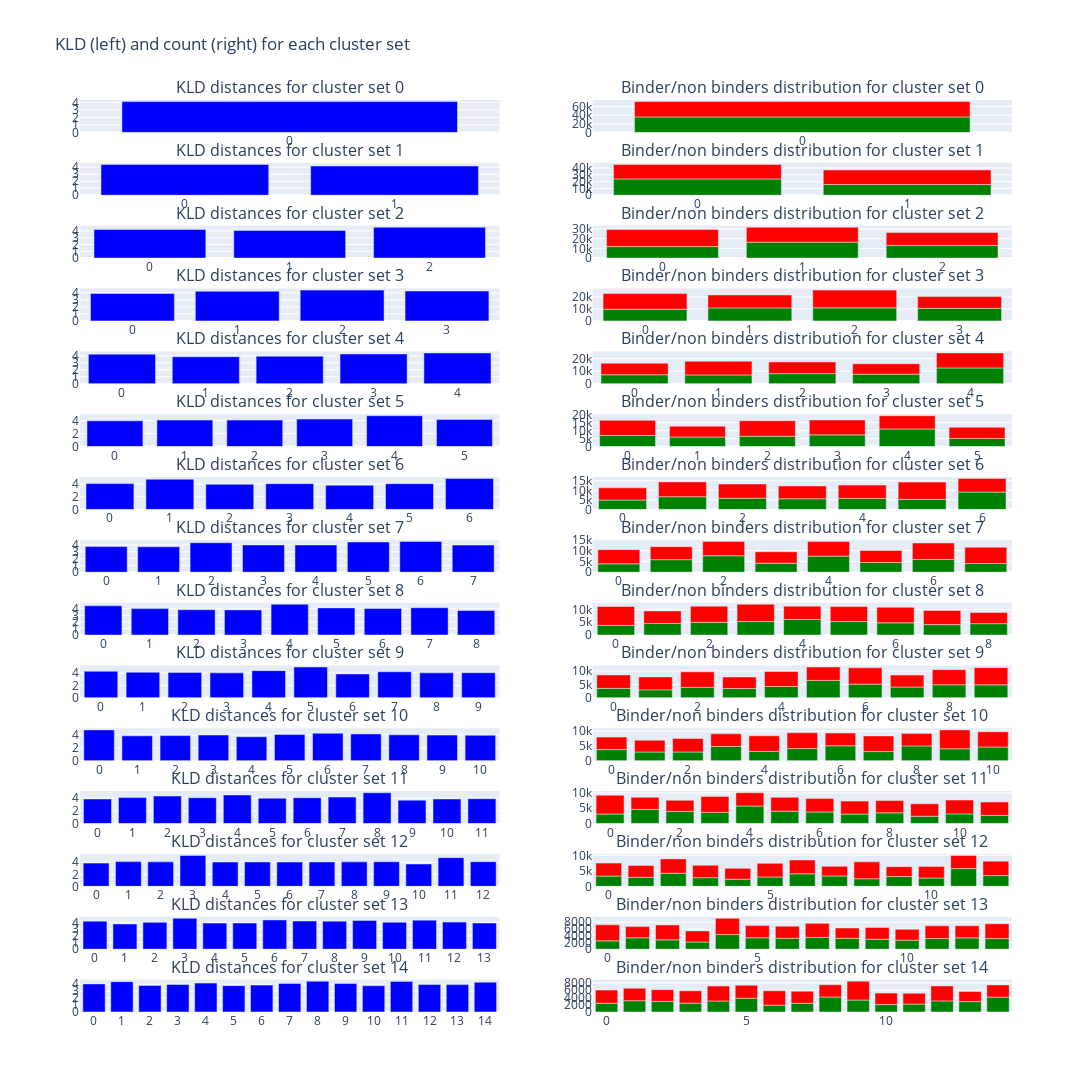

Notebook code cell kept with this figure:
### Code cell
# visualize a specific set of cluster mean 
titles_list = [
        [f"KLD distances for cluster set {i+1}", f"Binder/non binders distribution for cluster set {i+1}"]
        for i in range(15)
    ]
def flatten(l):
    return [item for sublist in l for item in sublist]

#number of peptides per cluster:
fig = make_subplots(
    rows=15,
    cols=2,
    start_cell="top-left",
    subplot_titles = flatten(titles_list)
)
fig.update_layout(
    height=3000,
    width=1600,
    title_text="KLD (left) and count (right) for each cluster set",
    showlegend=False,
)

for i in range(15):
    # First col:
    fig.add_trace(
        go.Bar(
            x=list(cluster_set_cluster_kld[i].keys()), 
            y=list(cluster_set_cluster_kld[i].values()),
            marker_color="blue"
            # title=f"KLD distance for each cluster in cluster set {i}",
            # labels = {
            #     "y": "KLD",
            #     "x": "cluster"
            # }
        ),
        row=i+1, col=1,
    )
    df_grouped_clusters = df.groupby([f"cluster_set_{i+1}", "binder"], as_index=False).size()

    # Second col (with stacked binders and non binders)
    fig.add_trace( # binders
        go.Bar(
            x=list(range(i+1)), 
            y=df_grouped_clusters.loc[df_grouped_clusters["binder"] == True]["size"],
            offsetgroup=0,
            marker_color="green"
        ),
        row=i+1, col=2
    )

    fig.add_trace( # non binders
        go.Bar(
            x=list(range(i+1)), 
            y=df_grouped_clusters.loc[df_grouped_clusters["binder"] == False]["size"],
            offsetgroup=0,
            base=df_grouped_clusters.loc[df_grouped_clusters["binder"] == True]["size"],
            marker_color="red"
        ),
        row=i+1, col=2
    )
fig.show()

### Figure 1 — Plotly figure (JSON) as saved in the notebook; plotly's stock layout.template omitted (floating-point values rounded to 4 significant figures)
{"data": [{"marker": {"color": "blue"}, "type": "bar", "x": ["0"], "xaxis": "x", "y": [4.12], "yaxis": "y"}, {"marker": {"color": "green"}, "offsetgroup": "0", "type": "bar", "x": [0], "xaxis": "x2", "y": [35905], "yaxis": "y2"}, {"base": [35905], "marker": {"color": "red"}, "offsetgroup": "0", "type": "bar", "x": [0], "xaxis": "x2", "y": [35364], "yaxis": "y2"}, {"marker": {"color": "blue"}, "type": "bar", "x": ["0", "1"], "xaxis": "x3", "y": [4.394, 4.178], "yaxis": "y3"}, {"marker": {"color": "green"}, "offsetgroup": "0", "type": "bar", "x": [0, 1], "xaxis": "x4", "y": [24012, 15768], "yaxis": "y4"}, {"base": [24012, 15768], "marker": {"color": "red"}, "offsetgroup": "0", "type": "bar", "x": [0, 1], "xaxis": "x4", "y": [21231, 21349], "yaxis": "y4"}, {"marker": {"color": "blue"}, "type": "bar", "x": ["0", "1", "2"], "xaxis": "x5", "y": [4.224, 4.085, 4.552], "yaxis": "y5"}, {"marker": {"color": "green"}, "offsetgroup": "0", "type": "bar", "x": [0, 1, 2], "xaxis": "x6", "y": [11863, 16419, 13025], "yaxis": "y6"}, {"base": [11863, 16419, 13025], "marker": {"color": "red"}, "offsetgroup": "0", "type": "bar", "x": [0, 1, 2], "xaxis": "x6", "y": [17546, 15348, 13403], "yaxis": "y6"}, {"marker": {"color": "blue"}, "type": "bar", "x": ["0", "1", "2", "3"], "xaxis": "x7", "y": [3.908, 4.232, 4.395, 4.258], "yaxis": "y7"}, {"marker": {"color": "green"}, "offsetgroup": "0", "type": "bar", "x": [0, 1, 2, 3], "xaxis": "x8", "y": [9731, 10874, 10914, 10500], "yaxis": "y8"}, {"base": [9731, 10874, 10914, 10500], "marker": {"color": "red"}, "offsetgroup": "0", "type": "bar", "x": [0, 1, 2, 3], "xaxis": "x8", "y": [13107, 10808, 14819, 9813], "yaxis": "y8"}, {"marker": {"color": "blue"}, "type": "bar", "x": ["0", "1", "2", "3", "4"], "xaxis": "x9", "y": [4.244, 3.871, 3.953, 4.266, 4.417], "yaxis": "y9"}, {"marker": {"color": "green"}, "offsetgroup": "0", "type": "bar", "x": [0, 1, 2, 3, 4], "xaxis": "x10", "y": [7153, 7039, 8045, 7624, 12608], "yaxis": "y10"}, {"base": [7153, 7039, 8045, 7624, 12608], "marker": {"color": "red"}, "offsetgroup": "0", "type": "bar", "x": [0, 1, 2, 3, 4], "xaxis": "x10", "y": [9219, 10900, 9351, 8310, 11945], "yaxis": "y10"}, {"marker": {"color": "blue"}, "type": "bar", "x": ["0", "1", "2", "3", "4", "5"], "xaxis": "x11", "y": [3.979, 4.1, 4.087, 4.243, 4.762, 4.2], "yaxis": "y11"}, {"marker": {"color": "green"}, "offsetgroup": "0", "type": "bar", "x": [0, 1, 2, 3, 4, 5], "xaxis": "x12", "y": [6940, 5982, 6450, 7342, 11044, 5093], "yaxis": "y12"}, {"base": [6940, 5982, 6450, 7342, 11044, 5093], "marker": {"color": "red"}, "offsetgroup": "0", "type": "bar", "x": [0, 1, 2, 3, 4, 5], "xaxis": "x12", "y": [9531, 6828, 9749, 9368, 8303, 6997], "yaxis": "y12"}, {"marker": {"color": "blue"}, "type": "bar", "x": ["0", "1", "2", "3", "4", "5", "6"], "xaxis": "x13", "y": [4.088, 4.784, 3.986, 4.084, 3.83, 4.079, 4.883], "yaxis": "y13"}, {"marker": {"color": "green"}, "offsetgroup": "0", "type": "bar", "x": [0, 1, 2, 3, 4, 5, 6], "xaxis": "x14", "y": [4893, 6635, 5863, 5570, 5730, 5259, 9084], "yaxis": "y14"}, {"base": [4893, 6635, 5863, 5570, 5730, 5259, 9084], "marker": {"color": "red"}, "offsetgroup": "0", "type": "bar", "x": [0, 1, 2, 3, 4, 5, 6], "xaxis": "x14", "y": [6384, 7765, 7405, 6726, 7003, 9037, 7057], "yaxis": "y14"}, {"marker": {"color": "blue"}, "type": "bar", "x": ["0", "1", "2", "3", "4", "5", "6", "7"], "xaxis": "x15", "y": [3.765, 3.737, 4.332, 4.016, 4.009, 4.443, 4.529, 3.995], "yaxis": "y15"}, {"marker": {"color": "green"}, "offsetgroup": "0", "type": "bar", "x": [0, 1, 2, 3, 4, 5, 6, 7], "xaxis": "x16", "y": [3882, 5812, 7595, 4160, 7439, 4495, 5873, 4022], "yaxis": "y16"}, {"base": [3882, 5812, 7595, 4160, 7439, 4495, 5873, 4022], "marker": {"color": "red"}, "offsetgroup": "0", "type": "bar", "x": [0, 1, 2, 3, 4, 5, 6, 7], "xaxis": "x16", "y": [6572, 6002, 6661, 5313, 6735, 5576, 7656, 7493], "yaxis": "y16"}, {"marker": {"color": "blue"}, "type": "bar", "x": ["0", "1", "2", "3", "4", "5", "6", "7", "8"], "xaxis": "x17", "y": [4.446, 4.015, 3.851, 3.822, 4.683, 4.124, 4.029, 4.155, 3.722], "yaxis": "y17"}, {"marker": {"color": "green"}, "offsetgroup": "0", "type": "bar", "x": [0, 1, 2, 3, 4, 5, 6, 7, 8], "xaxis": "x18", "y": [3784, 4526, 4998, 5292, 6117, 5297, 4794, 4084, 4463], "yaxis": "y18"}, {"base": [3784, 4526, 4998, 5292, 6117, 5297, 4794, 4084, 4463], "marker": {"color": "red"}, "offsetgroup": "0", "type": "bar", "x": [0, 1, 2, 3, 4, 5, 6, 7, 8], "xaxis": "x18", "y": [7413, 4904, 6311, 6783, 5201, 5863, 6094, 5547, 4368], "yaxis": "y18"}, {"marker": {"color": "blue"}, "type": "bar", "x": ["0", "1", "2", "3", "4", "5", "6", "7", "8", "9"], "xaxis": "x19", "y": [4.292, 4.125, 4.1, 4.029, 4.387, 4.964, 3.854, 4.206, 4.031, 4.064], "yaxis": "y19"}, {"marker": {"color": "green"}, "offsetgroup": "0", "type": "bar", "x": [0, 1, 2, 3, 4, 5, 6, 7, 8, 9], "xaxis": "x20", "y": [3532, 2962, 3892, 3469, 4228, 6490, 5102, 4039, 4878, 4836], "yaxis": "y20"}, {"base": [3532, 2962, 3892, 3469, 4228, 6490, 5102, 4039, 4878, 4836], "marker": {"color": "red"}, "offsetgroup": "0", "type": "bar", "x": [0, 1, 2, 3, 4, 5, 6, 7, 8, 9], "xaxis": "x20", "y": [4992, 4833, 5766, 4283, 5549, 4956, 6047, 4419, 5599, 6394], "yaxis": "y20"}, {"marker": {"color": "blue"}, "type": "bar", "x": ["0", "1", "2", "3", "4", "5", "6", "7", "8", "9", "10"], "xaxis": "x21", "y": [4.788, 3.864, 3.901, 3.989, 3.73, 4.085, 4.268, 4.167, 4.018, 3.979, 3.961], "yaxis": "y21"}, {"marker": {"color": "green"}, "offsetgroup": "0", "type": "bar", "x": [0, 1, 2, 3, 4, 5, 6, 7, 8, 9, 10], "xaxis": "x22", "y": [3763, 2941, 2949, 4803, 3156, 4095, 5033, 3091, 4982, 4038, 4641], "yaxis": "y22"}, {"base": [3763, 2941, 2949, 4803, 3156, 4095, 5033, 3091, 4982, 4038, 4641], "marker": {"color": "red"}, "offsetgroup": "0", "type": "bar", "x": [0, 1, 2, 3, 4, 5, 6, 7, 8, 9, 10], "xaxis": "x22", "y": [4223, 3990, 4550, 4295, 5274, 5343, 4325, 5295, 4257, 6385, 5149], "yaxis": "y22"}, {"marker": {"color": "blue"}, "type": "bar", "x": ["0", "1", "2", "3", "4", "5", "6", "7", "8", "9", "10", "11"], "xaxis": "x23", "y": [3.873, 4.098, 4.342, 4.078, 4.506, 4.01, 4.074, 4.172, 4.867, 3.694, 3.874, 3.918], "yaxis": "y23"}, {"marker": {"color": "green"}, "offsetgroup": "0", "type": "bar", "x": [0, 1, 2, 3, 4, 5, 6, 7, 8, 9, 10, 11], "xaxis": "x24", "y": [3105, 4616, 3936, 3633, 5711, 4035, 3772, 3067, 3484, 2385, 3138, 2657], "yaxis": "y24"}, {"base": [3105, 4616, 3936, 3633, 5711, 4035, 3772, 3067, 3484, 2385, 3138, 2657], "marker": {"color": "red"}, "offsetgroup": "0", "type": "bar", "x": [0, 1, 2, 3, 4, 5, 6, 7, 8, 9, 10, 11], "xaxis": "x24", "y": [6121, 3932, 3621, 5203, 4335, 4502, 4365, 4236, 4042, 4050, 4502, 4357], "yaxis": "y24"}, {"marker": {"color": "blue"}, "type": "bar", "x": ["0", "1", "2", "3", "4", "5", "6", "7", "8", "9", "10", "11", "12"], "xaxis": "x25", "y": [3.861, 4.111, 4.07, 5.119, 4.04, 4.058, 4.037, 4.056, 4.07, 4.093, 3.712, 4.764, 4.099], "yaxis": "y25"}, {"marker": {"color": "green"}, "offsetgroup": "0", "type": "bar", "x": [0, 1, 2, 3, 4, 5, 6, 7, 8, 9, 10, 11, 12], "xaxis": "x26", "y": [3343, 2908, 4242, 2813, 2300, 3030, 4055, 3365, 2457, 3165, 2688, 5738, 3485], "yaxis": "y26"}, {"base": [3343, 2908, 4242, 2813, 2300, 3030, 4055, 3365, 2457, 3165, 2688, 5738, 3485], "marker": {"color": "red"}, "offsetgroup": "0", "type": "bar", "x": [0, 1, 2, 3, 4, 5, 6, 7, 8, 9, 10, 11, 12], "xaxis": "x26", "y": [4179, 3829, 4645, 4019, 3521, 4437, 4484, 3105, 5464, 3209, 3700, 4233, 4664], "yaxis": "y26"}, {"marker": {"color": "blue"}, "type": "bar", "x": ["0", "1", "2", "3", "4", "5", "6", "7", "8", "9", "10", "11", "12", "13"], "xaxis": "x27", "y": [4.186, 3.76, 4.006, 4.6, 3.891, 3.906, 4.365, 4.203, 4.183, 4.288, 4.019, 4.335, 4.043, 3.902], "yaxis": "y27"}, {"marker": {"color": "green"}, "offsetgroup": "0", "type": "bar", "x": [0, 1, 2, 3, 4, 5, 6, 7, 8, 9, 10, 11, 12, 13], "xaxis": "x28", "y": [2468, 3369, 2767, 2127, 4340, 3370, 3226, 3500, 3220, 2938, 2661, 3158, 3362, 3141], "yaxis": "y28"}, {"base": [2468, 3369, 2767, 2127, 4340, 3370, 3226, 3500, 3220, 2938, 2661, 3158, 3362, 3141], "marker": {"color": "red"}, "offsetgroup": "0", "type": "bar", "x": [0, 1, 2, 3, 4, 5, 6, 7, 8, 9, 10, 11, 12, 13], "xaxis": "x28", "y": [4755, 3324, 4414, 3301, 4801, 3622, 3594, 4161, 3055, 3500, 3228, 3761, 3594, 4407], "yaxis": "y28"}, {"marker": {"color": "blue"}, "type": "bar", "x": ["0", "1", "2", "3", "4", "5", "6", "7", "8", "9", "10", "11", "12", "13", "14"], "xaxis": "x29", "y": [4.053, 4.38, 3.827, 3.977, 4.169, 3.805, 3.879, 4.129, 4.446, 4.104, 3.79, 4.419, 3.962, 3.953, 4.305], "yaxis": "y29"}, {"marker": {"color": "green"}, "offsetgroup": "0", "type": "bar", "x": [0, 1, 2, 3, 4, 5, 6, 7, 8, 9, 10, 11, 12, 13, 14], "xaxis": "x30", "y": [2402, 3116, 2906, 2450, 3034, 3804, 1885, 2400, 4131, 3289, 2037, 2183, 3059, 2873, 4097], "yaxis": "y30"}, {"base": [2402, 3116, 2906, 2450, 3034, 3804, 1885, 2400, 4131, 3289, 2037, 2183, 3059, 2873, 4097], "marker": {"color": "red"}, "offsetgroup": "0", "type": "bar", "x": [0, 1, 2, 3, 4, 5, 6, 7, 8, 9, 10, 11, 12, 13, 14], "xaxis": "x30", "y": [3647, 3431, 3244, 3378, 4111, 3558, 3960, 3326, 3397, 5194, 3178, 2995, 4130, 2791, 3350], "yaxis": "y30"}], "layout": {"annotations": [{"font": {"size": 16}, "showarrow": false, "text": "KLD distances for cluster set 0", "x": 0.225, "xanchor": "center", "xref": "paper", "y": 1, "yanchor": "bottom", "yref": "paper"}, {"font": {"size": 16}, "showarrow": false, "text": "Binder/non binders distribution for cluster set 0", "x": 0.775, "xanchor": "center", "xref": "paper", "y": 1, "yanchor": "bottom", "yref": "paper"}, {"font": {"size": 16}, "showarrow": false, "text": "KLD distances for cluster set 1", "x": 0.225, "xanchor": "center", "xref": "paper", "y": 0.9311, "yanchor": "bottom", "yref": "paper"}, {"font": {"size": 16}, "showarrow": false, "text": "Binder/non binders distribution for cluster set 1", "x": 0.775, "xanchor": "center", "xref": "paper", "y": 0.9311, "yanchor": "bottom", "yref": "paper"}, {"font": {"size": 16}, "showarrow": false, "text": "KLD distances for cluster set 2", "x": 0.225, "xanchor": "center", "xref": "paper", "y": 0.8622, "yanchor": "bottom", "yref": "paper"}, {"font": {"size": 16}, "showarrow": false, "text": "Binder/non binders distribution for cluster set 2", "x": 0.775, "xanchor": "center", "xref": "paper", "y": 0.8622, "yanchor": "bottom", "yref": "paper"}, {"font": {"size": 16}, "showarrow": false, "text": "KLD distances for cluster set 3", "x": 0.225, "xanchor": "center", "xref": "paper", "y": 0.7933, "yanchor": "bottom", "yref": "paper"}, {"font": {"size": 16}, "showarrow": false, "text": "Binder/non binders distribution for cluster set 3", "x": 0.775, "xanchor": "center", "xref": "paper", "y": 0.7933, "yanchor": "bottom", "yref": "paper"}, {"font": {"size": 16}, "showarrow": false, "text": "KLD distances for cluster set 4", "x": 0.225, "xanchor": "center", "xref": "paper", "y": 0.7244, "yanchor": "bottom", "yref": "paper"}, {"font": {"size": 16}, "showarrow": false, "text": "Binder/non binders distribution for cluster set 4", "x": 0.775, "xanchor": "center", "xref": "paper", "y": 0.7244, "yanchor": "bottom", "yref": "paper"}, {"font": {"size": 16}, "showarrow": false, "text": "KLD distances for cluster set 5", "x": 0.225, "xanchor": "center", "xref": "paper", "y": 0.6556, "yanchor": "bottom", "yref": "paper"}, {"font": {"size": 16}, "showarrow": false, "text": "Binder/non binders distribution for cluster set 5", "x": 0.775, "xanchor": "center", "xref": "paper", "y": 0.6556, "yanchor": "bottom", "yref": "paper"}, {"font": {"size": 16}, "showarrow": false, "text": "KLD distances for cluster set 6", "x": 0.225, "xanchor": "center", "xref": "paper", "y": 0.5867, "yanchor": "bottom", "yref": "paper"}, {"font": {"size": 16}, "showarrow": false, "text": "Binder/non binders distribution for cluster set 6", "x": 0.775, "xanchor": "center", "xref": "paper", "y": 0.5867, "yanchor": "bottom", "yref": "paper"}, {"font": {"size": 16}, "showarrow": false, "text": "KLD distances for cluster set 7", "x": 0.225, "xanchor": "center", "xref": "paper", "y": 0.5178, "yanchor": "bottom", "yref": "paper"}, {"font": {"size": 16}, "showarrow": false, "text": "Binder/non binders distribution for cluster set 7", "x": 0.775, "xanchor": "center", "xref": "paper", "y": 0.5178, "yanchor": "bottom", "yref": "paper"}, {"font": {"size": 16}, "showarrow": false, "text": "KLD distances for cluster set 8", "x": 0.225, "xanchor": "center", "xref": "paper", "y": 0.4489, "yanchor": "bottom", "yref": "paper"}, {"font": {"size": 16}, "showarrow": false, "text": "Binder/non binders distribution for cluster set 8", "x": 0.775, "xanchor": "center", "xref": "paper", "y": 0.4489, "yanchor": "bottom", "yref": "paper"}, {"font": {"size": 16}, "showarrow": false, "text": "KLD distances for cluster set 9", "x": 0.225, "xanchor": "center", "xref": "paper", "y": 0.38, "yanchor": "bottom", "yref": "paper"}, {"font": {"size": 16}, "showarrow": false, "text": "Binder/non binders distribution for cluster set 9", "x": 0.775, "xanchor": "center", "xref": "paper", "y": 0.38, "yanchor": "bottom", "yref": "paper"}, {"font": {"size": 16}, "showarrow": false, "text": "KLD distances for cluster set 10", "x": 0.225, "xanchor": "center", "xref": "paper", "y": 0.3111, "yanchor": "bottom", "yref": "paper"}, {"font": {"size": 16}, "showarrow": false, "text": "Binder/non binders distribution for cluster set 10", "x": 0.775, "xanchor": "center", "xref": "paper", "y": 0.3111, "yanchor": "bottom", "yref": "paper"}, {"font": {"size": 16}, "showarrow": false, "text": "KLD distances for cluster set 11", "x": 0.225, "xanchor": "center", "xref": "paper", "y": 0.2422, "yanchor": "bottom", "yref": "paper"}, {"font": {"size": 16}, "showarrow": false, "text": "Binder/non binders distribution for cluster set 11", "x": 0.775, "xanchor": "center", "xref": "paper", "y": 0.2422, "yanchor": "bottom", "yref": "paper"}, {"font": {"size": 16}, "showarrow": false, "text": "KLD distances for cluster set 12", "x": 0.225, "xanchor": "center", "xref": "paper", "y": 0.1733, "yanchor": "bottom", "yref": "paper"}, {"font": {"size": 16}, "showarrow": false, "text": "Binder/non binders distribution for cluster set 12", "x": 0.775, "xanchor": "center", "xref": "paper", "y": 0.1733, "yanchor": "bottom", "yref": "paper"}, {"font": {"size": 16}, "showarrow": false, "text": "KLD distances for cluster set 13", "x": 0.225, "xanchor": "center", "xref": "paper", "y": 0.1044, "yanchor": "bottom", "yref": "paper"}, {"font": {"size": 16}, "showarrow": false, "text": "Binder/non binders distribution for cluster set 13", "x": 0.775, "xanchor": "center", "xref": "paper", "y": 0.1044, "yanchor": "bottom", "yref": "paper"}, {"font": {"size": 16}, "showarrow": false, "text": "KLD distances for cluster set 14", "x": 0.225, "xanchor": "center", "xref": "paper", "y": 0.03556, "yanchor": "bottom", "yref": "paper"}, {"font": {"size": 16}, "showarrow": false, "text": "Binder/non binders distribution for cluster set 14", "x": 0.775, "xanchor": "center", "xref": "paper", "y": 0.03556, "yanchor": "bottom", "yref": "paper"}], "height": 3000, "showlegend": false, "title": {"text": "KLD (left) and count (right) for each cluster set"}, "width": 1600, "xaxis": {"anchor": "y", "domain": [0, 0.45]}, "xaxis10": {"anchor": "y10", "domain": [0.55, 1]}, "xaxis11": {"anchor": "y11", "domain": [0, 0.45]}, "xaxis12": {"anchor": "y12", "domain": [0.55, 1]}, "xaxis13": {"anchor": "y13", "domain": [0, 0.45]}, "xaxis14": {"anchor": "y14", "domain": [0.55, 1]}, "xaxis15": {"anchor": "y15", "domain": [0, 0.45]}, "xaxis16": {"anchor": "y16", "domain": [0.55, 1]}, "xaxis17": {"anchor": "y17", "domain": [0, 0.45]}, "xaxis18": {"anchor": "y18", "domain": [0.55, 1]}, "xaxis19": {"anchor": "y19", "domain": [0, 0.45]}, "xaxis2": {"anchor": "y2", "domain": [0.55, 1]}, "xaxis20": {"anchor": "y20", "domain": [0.55, 1]}, "xaxis21": {"anchor": "y21", "domain": [0, 0.45]}, "xaxis22": {"anchor": "y22", "domain": [0.55, 1]}, "xaxis23": {"anchor": "y23", "domain": [0, 0.45]}, "xaxis24": {"anchor": "y24", "domain": [0.55, 1]}, "xaxis25": {"anchor": "y25", "domain": [0, 0.45]}, "xaxis26": {"anchor": "y26", "domain": [0.55, 1]}, "xaxis27": {"anchor": "y27", "domain": [0, 0.45]}, "xaxis28": {"anchor": "y28", "domain": [0.55, 1]}, "xaxis29": {"anchor": "y29", "domain": [0, 0.45]}, "xaxis3": {"anchor": "y3", "domain": [0, 0.45]}, "xaxis30": {"anchor": "y30", "domain": [0.55, 1]}, "xaxis4": {"anchor": "y4", "domain": [0.55, 1]}, "xaxis5": {"anchor": "y5", "domain": [0, 0.45]}, "xaxis6": {"anchor": "y6", "domain": [0.55, 1]}, "xaxis7": {"anchor": "y7", "domain": [0, 0.45]}, "xaxis8": {"anchor": "y8", "domain": [0.55, 1]}, "xaxis9": {"anchor": "y9", "domain": [0, 0.45]}, "yaxis": {"anchor": "x", "domain": [0.9644, 1]}, "yaxis10": {"anchor": "x10", "domain": [0.6889, 0.7244]}, "yaxis11": {"anchor": "x11", "domain": [0.62, 0.6556]}, "yaxis12": {"anchor": "x12", "domain": [0.62, 0.6556]}, "yaxis13": {"anchor": "x13", "domain": [0.5511, 0.5867]}, "yaxis14": {"anchor": "x14", "domain": [0.5511, 0.5867]}, "yaxis15": {"anchor": "x15", "domain": [0.4822, 0.5178]}, "yaxis16": {"anchor": "x16", "domain": [0.4822, 0.5178]}, "yaxis17": {"anchor": "x17", "domain": [0.4133, 0.4489]}, "yaxis18": {"anchor": "x18", "domain": [0.4133, 0.4489]}, "yaxis19": {"anchor": "x19", "domain": [0.3444, 0.38]}, "yaxis2": {"anchor": "x2", "domain": [0.9644, 1]}, "yaxis20": {"anchor": "x20", "domain": [0.3444, 0.38]}, "yaxis21": {"anchor": "x21", "domain": [0.2756, 0.3111]}, "yaxis22": {"anchor": "x22", "domain": [0.2756, 0.3111]}, "yaxis23": {"anchor": "x23", "domain": [0.2067, 0.2422]}, "yaxis24": {"anchor": "x24", "domain": [0.2067, 0.2422]}, "yaxis25": {"anchor": "x25", "domain": [0.1378, 0.1733]}, "yaxis26": {"anchor": "x26", "domain": [0.1378, 0.1733]}, "yaxis27": {"anchor": "x27", "domain": [0.06889, 0.1044]}, "yaxis28": {"anchor": "x28", "domain": [0.06889, 0.1044]}, "yaxis29": {"anchor": "x29", "domain": [0, 0.03556]}, "yaxis3": {"anchor": "x3", "domain": [0.8956, 0.9311]}, "yaxis30": {"anchor": "x30", "domain": [0, 0.03556]}, "yaxis4": {"anchor": "x4", "domain": [0.8956, 0.9311]}, "yaxis5": {"anchor": "x5", "domain": [0.8267, 0.8622]}, "yaxis6": {"anchor": "x6", "domain": [0.8267, 0.8622]}, "yaxis7": {"anchor": "x7", "domain": [0.7578, 0.7933]}, "yaxis8": {"anchor": "x8", "domain": [0.7578, 0.7933]}, "yaxis9": {"anchor": "x9", "domain": [0.6889, 0.7244]}}}
